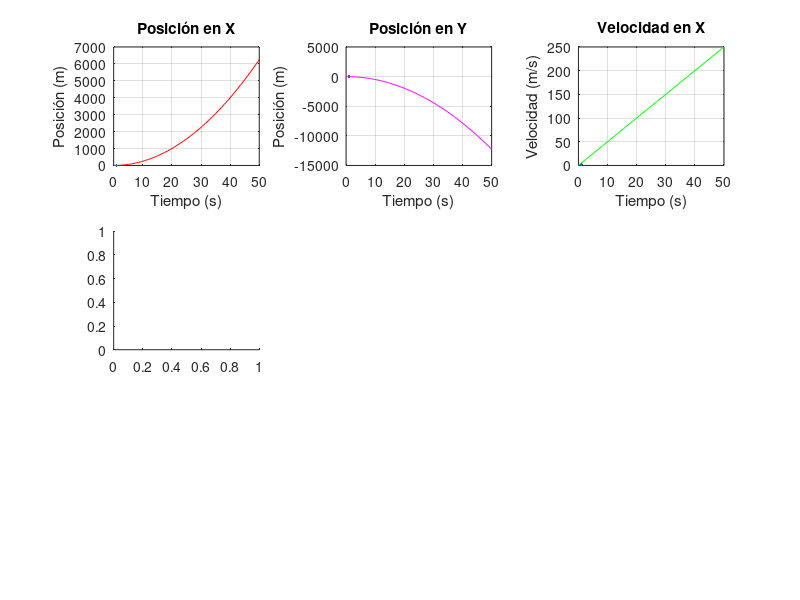

Write MATLAB code to recreate this figure. (Note: this script raises an error after producing the figure.)
clc
Q = input("\nIngresa el valor de la carga en Coulombs: ");
m = input("\nIngresa el peso de la carga: ");
E = input("\nIngresa la intensidad del campo eléctrico: ");
g = 9.80665;
t = 0:0.5:50;

x = (Q/(2*m))*E.*(t.^2);
subplot(3,3,1)
plot(t,x,'r',LineWidth=2);
title('Posición en X')
xlabel('Tiempo (s)')
ylabel('Posición (m)')
grid on

y = -g.*((t.^2)/2);
subplot(3,3,2)
plot(t,y,'m',LineWidth=2);
title('Posición en Y')
xlabel('Tiempo (s)')
ylabel('Posición (m)')
grid on

vx = (Q/m)*E.*t;
subplot(3,3,3)
plot(t,vx,'g',LineWidth=2);
title('Velocidad en X')
xlabel('Tiempo (s)')
ylabel('Velocidad (m/s)')
grid on

vy = -g.*t;
subplot(3,3,4)
plot(t,vy,Color="#0072BD",LineWidth=2);
title('Velocidad en Y')
xlabel('Tiempo (s)')
ylabel('Velocidad (m/s)')
grid on

v = sqrt((vx.^2)+(vy.^2));
subplot(3,3,5)
plot(t,v,'y',LineWidth=2);
title('Magnitud de la velocidad')
xlabel('Tiempo (s)')
ylabel('Velocidad (m/s)')
grid on

ax = vx./t;
subplot(3,3,6)
plot(t,ax,'c',LineWidth=2);
title('Aceleración en X')
xlabel('Tiempo (s)')
ylabel('Aceleración (m^2/s)')
grid on

ay = vy./t;
subplot(3,3,7)
plot(t,ay,'k',Color="#D95319",LineWidth=2);
title('Aceleración en Y')
xlabel('Tiempo (s)')
ylabel('Aceleración (m^2/s)')
set(gca,'ytick',[])
grid on

a = sqrt((ax.^2)+(ay.^2));
subplot(3,3,8)
plot(t,a,Color="#7E2F8E",LineWidth=2);
title('Magnitud de la velocidad')
xlabel('Tiempo (s)')
ylabel('Aceleración (m^2/s)')
set(gca,'ytick',[])
grid on

s = 2.*((Q/(2*m))*E.*(t.^2));
subplot(3,3,9)
plot(t,x,Color="#77AC30",LineWidth=2);
title('Separación')
xlabel('Tiempo (s)')
ylabel('Posición (m)')
grid on